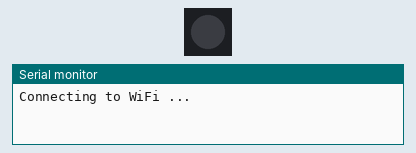
Bench run of a sketch on a simulated ESP32. Shown: 1 RGB LEDs in strip order, left to right, the last lines printed to the serial monitor. WiFi joins after 1.5 s; servers stay silent unless stated.

Above: at 0.3 s.
At 1.1 s:
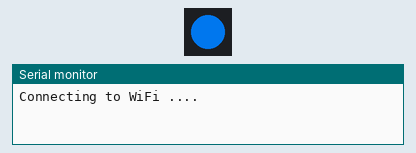
At 2.3 s:
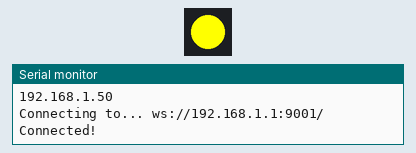
Timing chart, 0 to 3.8 s (numbered marks = the images above):
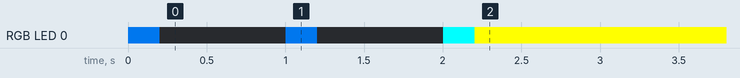

The sketch:

simple_conn_read_and_write.ino
```cpp
#include <ArduinoWebsockets.h>
#include <WiFi.h>

#include <Adafruit_NeoPixel.h>

#define LED_PIN 48
#define NUM_LEDS 1

#define C_SEARCH_WIFI pixel.Color(0, 100, 200)
#define C_WIFI_FOUND pixel.Color(0, 255, 255)
#define C_CONNECT pixel.Color(255, 255, 0)
#define C_CONNECT_FAIL pixel.Color(255, 200, 0)
#define C_CLOSED pixel.Color(255, 0, 0)
#define C_PING pixel.Color(0, 0, 255)
#define C_CONNECT_OPEN pixel.Color(0, 255, 0)
#define C_OFF pixel.Color(0, 0, 0)
#define C_MSG pixel.Color(255, 255, 255)


Adafruit_NeoPixel pixel(NUM_LEDS, LED_PIN, NEO_GRB + NEO_KHZ800);

using namespace websockets;


String wifi_name = "micromouse_pi_hotspot";
//String wifi_name = "HOTSPOT-TEST";
String wifi_password = "012345678";
String websockets_server = "ws://";
uint16_t port = 9001;

WebsocketsClient client;

unsigned long lastReconnectAttempt = 0;
const unsigned long reconnectInterval = 2000;

void onMessageCallback(WebsocketsMessage message) {
  pixel.setPixelColor(0, C_MSG);
  pixel.show();
  Serial.print("Got Message: ");
  Serial.println(message.data());
  delay(50);
  pixel.setPixelColor(0, C_OFF);
  pixel.show();
}

void onEventsCallback(WebsocketsEvent event, String data) {
  if (event == WebsocketsEvent::ConnectionOpened) {
    pixel.setPixelColor(0, C_CONNECT_OPEN);
    pixel.show();
    Serial.println("Connection Opened");
  } else if (event == WebsocketsEvent::ConnectionClosed) {
    pixel.setPixelColor(0, C_CLOSED);
    pixel.show();
    Serial.println("Connection Closed");
  } else if (event == WebsocketsEvent::GotPing) {
    Serial.println("Ping " + data);
    pixel.setPixelColor(0, C_PING);
    pixel.show();

    delay(100);
    pixel.setPixelColor(0, C_OFF);
    pixel.show();

    //client.pong(data);
  } else if (event == WebsocketsEvent::GotPong) {
    Serial.println("Got a Pong!");
  }
}

void initWiFi() {
  WiFi.mode(WIFI_STA);
  WiFi.begin(wifi_name, wifi_password);

  Serial.print("Connecting to WiFi ..");
  while (WiFi.status() != WL_CONNECTED) {
    Serial.print('.');
    pixel.setPixelColor(0, C_SEARCH_WIFI);
    pixel.show();
    delay(200);
    pixel.setPixelColor(0, C_OFF);
    pixel.show();
    delay(800);
  }

  pixel.setPixelColor(0, C_WIFI_FOUND);
  pixel.show();

  WiFi.setAutoReconnect(true);
  WiFi.persistent(true);
  WiFi.setSleep(false);

  Serial.println("\nConnected!");
  Serial.println(WiFi.localIP());
}

String get_ws_url() {
  return websockets_server + WiFi.gatewayIP().toString() + ":" + port + "/";
}

void connectWS() {
  String ws_ip = get_ws_url();
  Serial.println("Connecting to... " + ws_ip);

  client = WebsocketsClient();

  client.onMessage(onMessageCallback);
  client.onEvent(onEventsCallback);

  bool connected = client.connect(ws_ip);

  if (connected) {
    Serial.println("Connected!");
    client.send("Hi Server!");
    client.ping();
    pixel.setPixelColor(0, C_CONNECT);
    pixel.show();
  } else {
    pixel.setPixelColor(0, C_CONNECT_FAIL);
    pixel.show();
    delay(10);
    pixel.setPixelColor(0, C_OFF);
    pixel.show();
    Serial.println("Connection failed");
  }
}

void setup() {
  pixel.begin();
  pixel.clear();
  pixel.show();

  Serial.begin(115200);
  initWiFi();


  client = WebsocketsClient();

  client.onMessage(onMessageCallback);
  client.onEvent(onEventsCallback);


  connectWS();
}

static unsigned long lastPing = 0;

void loop() {
  // Keep websocket alive
  client.poll();


  /*if (millis() - lastPing > 1000 && client.available()) {
    client.ping(String(millis()));
    lastPing = millis();
  }*/

  if(!WiFi.isConnected()) {
    initWiFi();
  }

  if (!client.available()) {
    //pixel.setPixelColor(0, C_CONNECT_FAIL);
    unsigned long now = millis();

    if (now - lastReconnectAttempt > reconnectInterval) {
      lastReconnectAttempt = now;

      Serial.println("Attempting reconnect...");
      connectWS();
    }
  }
}
```
